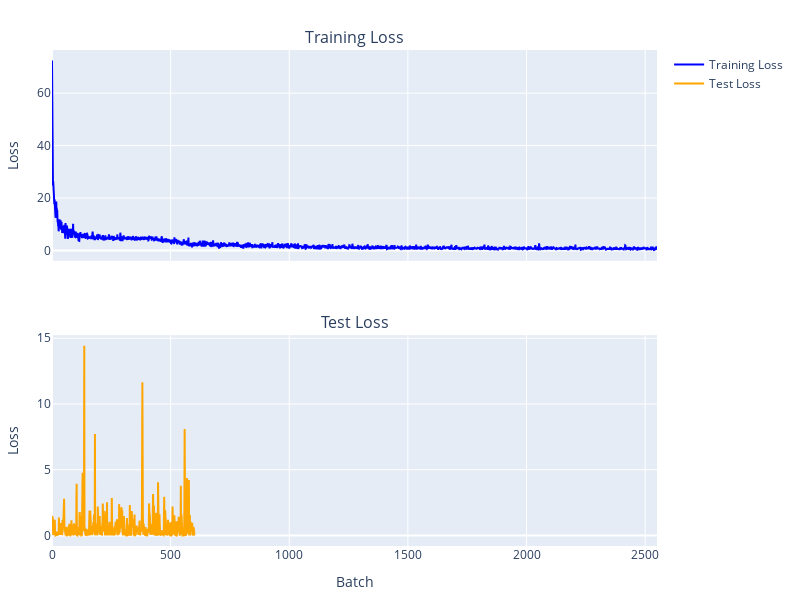

The notebook cell this image was saved under:
### Code cell
model = DegradationTransformer(vocab_size=vocab_size, context_window=context_window, 
                               embedding_dim=128, num_heads=8, num_blocks=5)
optim = torch.optim.Adam(model.parameters(), lr=0.002)
loss_func = torch.nn.CrossEntropyLoss()
len(train_loader), len(test_loader)
cbs = [ProgressCallback(50)]
learner = Learner(model, optim, loss_func, train_loader, test_loader, cbs, device=device)
learner.fit(1)

### Figure 1 — Plotly figure (JSON) as saved in the notebook; plotly's stock layout.template omitted (floating-point values rounded to 4 significant figures; data arrays with more than 128 entries replaced by an {"elided": "..."} marker saying what was removed)
{"data": [{"line": {"color": "blue"}, "mode": "lines", "name": "Training Loss", "type": "scatter", "x": {"elided": "2551 int values"}, "xaxis": "x", "y": {"elided": "2551 float values"}, "yaxis": "y"}, {"line": {"color": "orange"}, "mode": "lines", "name": "Test Loss", "type": "scatter", "x": {"elided": "601 int values"}, "xaxis": "x2", "y": {"elided": "601 float values"}, "yaxis": "y2"}], "layout": {"annotations": [{"font": {"size": 16}, "showarrow": false, "text": "Training Loss", "x": 0.5, "xanchor": "center", "xref": "paper", "y": 1, "yanchor": "bottom", "yref": "paper"}, {"font": {"size": 16}, "showarrow": false, "text": "Test Loss", "x": 0.5, "xanchor": "center", "xref": "paper", "y": 0.425, "yanchor": "bottom", "yref": "paper"}], "height": 600, "margin": {"b": 50, "l": 50, "r": 50, "t": 50}, "showlegend": true, "width": 800, "xaxis": {"anchor": "y", "domain": [0, 1], "matches": "x2", "showticklabels": false}, "xaxis2": {"anchor": "y2", "domain": [0, 1], "title": {"text": "Batch"}}, "yaxis": {"anchor": "x", "domain": [0.575, 1], "title": {"text": "Loss"}}, "yaxis2": {"anchor": "x2", "domain": [0, 0.425], "title": {"text": "Loss"}}}}
